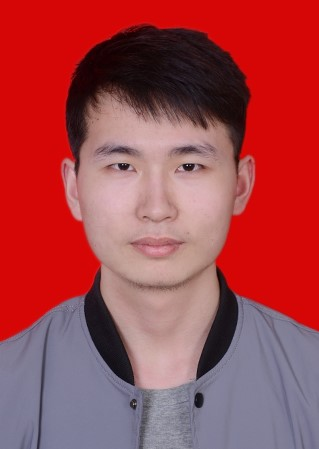
#> input picture me.jpg, 319 x 449 px
$ python picture.py
#> lines starting #> are read from the running program, lines starting #| are printed output that depends on the picture
import cv2
import numpy as np
if __name__ == '__main__':
    img = cv2.imread("me.jpg")
#> img is the input picture: shape (449, 319, 3); mean B, G, R 75.3, 70, 162.9
    # img1 = np.zeros_like(img)
    for i in range(img.shape[0]):
        for j in range(img.shape[1]):
            if img[i,j,0] == 6 and img[i,j,1] == 6 and img[i,j,2]:
                img[i,j,:] = [214,6,6]
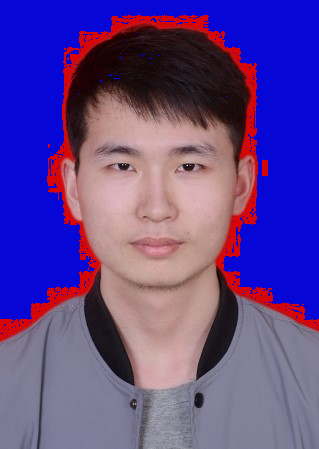
#> img: shape (449, 319, 3); mean B, G, R 142.8, 70, 95.5
    cv2.imshow("img",img)
    cv2.waitKey(0)
